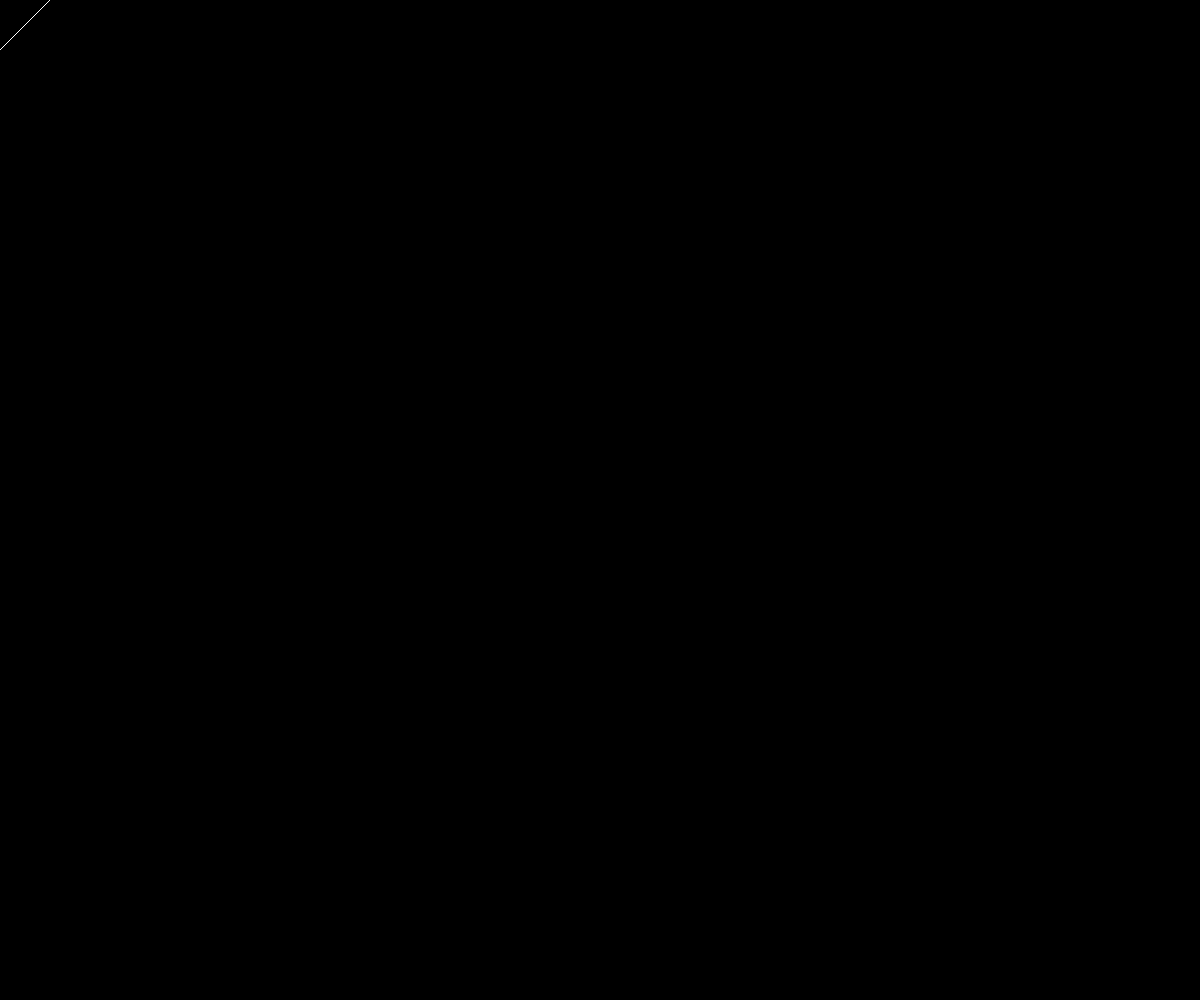
Frame 1 (no input)
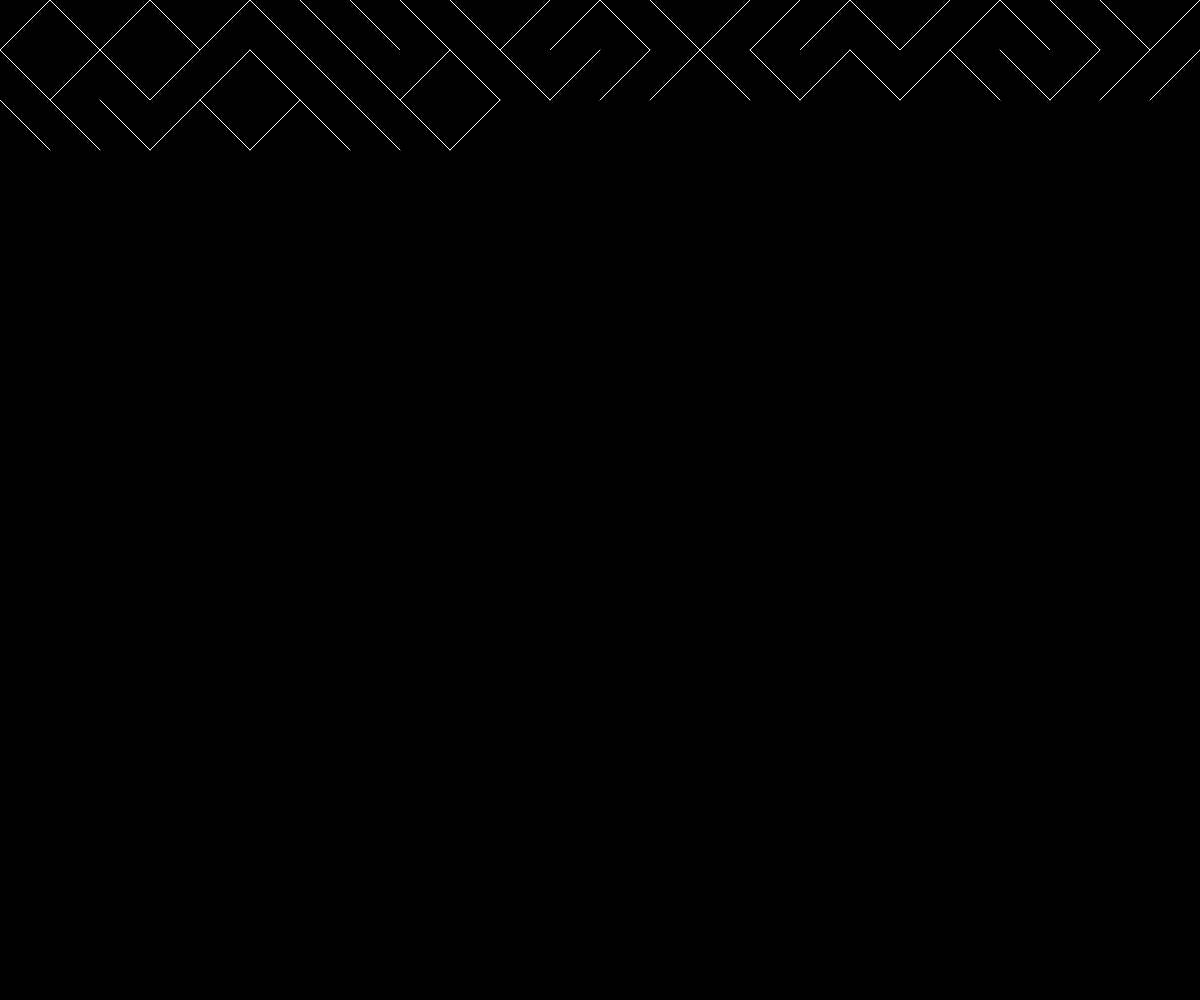
Frame 60 (no input)
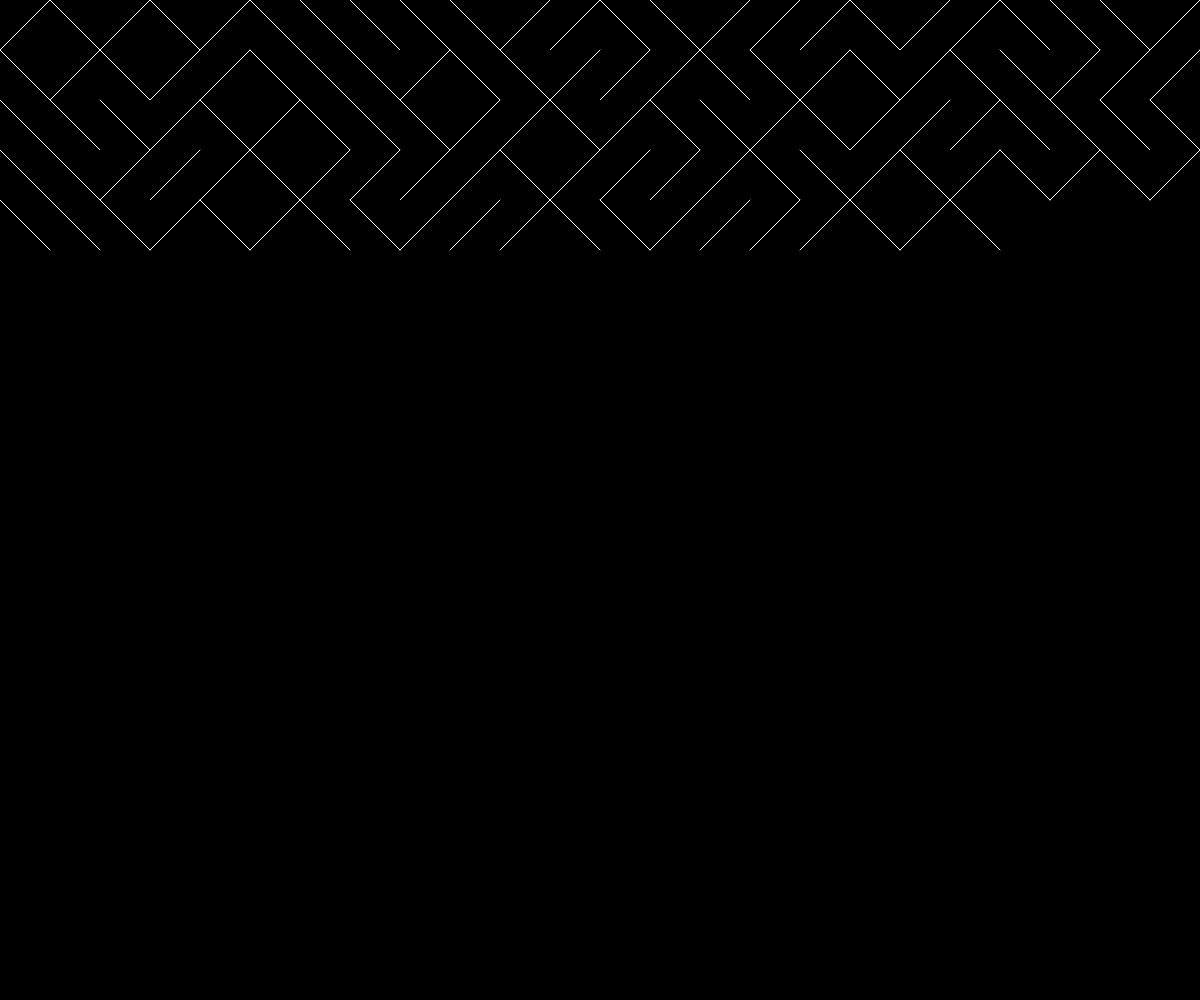
Frame 120 (the mouse pressed at the canvas centre since frame 60)

The p5.js sketch that drew these frames (run headless with seeded random() and noise() and a simulated clock; from frame 60 on, the mouse is pressed at the canvas centre):

// p5.js sketch
// ── sketch.js
var x = 0
var y = 0
var spacing = 50

function setup(){
    createCanvas(windowWidth, windowHeight)
    background(0)
}

function draw(){
    //alert("running draw")
    fill(0)
    noStroke()
    rect(x,y,spacing,spacing)
    stroke(255)
    if (random(1)<0.5){
        line(x, y, x+spacing, y+spacing)
    }else{
        line(x, y+spacing, x+spacing, y)
    }
    
    x+=spacing
    
    if (x > width){
        x=0
        y+=spacing
    }
    if (y >= height){
        x=0
        y=0
    }
}
